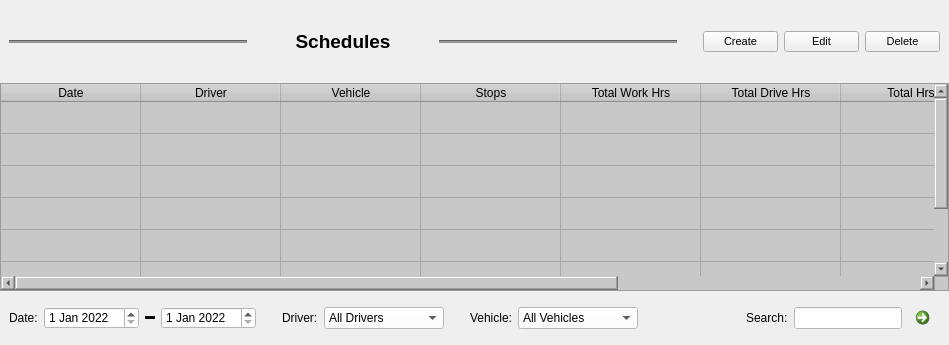
<?xml version="1.0" encoding="UTF-8"?>
<ui version="4.0">
 <class>SchedulesWidget</class>
 <widget class="QWidget" name="SchedulesWidget">
  <property name="geometry">
   <rect>
    <x>0</x>
    <y>0</y>
    <width>949</width>
    <height>345</height>
   </rect>
  </property>
  <property name="windowTitle">
   <string>SchedulesWidget</string>
  </property>
  <layout class="QVBoxLayout" name="schedulesWidgetLayout">
   <property name="spacing">
    <number>0</number>
   </property>
   <property name="leftMargin">
    <number>0</number>
   </property>
   <property name="topMargin">
    <number>0</number>
   </property>
   <property name="rightMargin">
    <number>0</number>
   </property>
   <property name="bottomMargin">
    <number>0</number>
   </property>
   <item>
    <widget class="QWidget" name="topPanel" native="true">
     <property name="minimumSize">
      <size>
       <width>0</width>
       <height>83</height>
      </size>
     </property>
     <layout class="QHBoxLayout" name="topPanelLayout">
      <item>
       <widget class="Line" name="lline">
        <property name="sizePolicy">
         <sizepolicy hsizetype="Minimum" vsizetype="Fixed">
          <horstretch>0</horstretch>
          <verstretch>0</verstretch>
         </sizepolicy>
        </property>
        <property name="styleSheet">
         <string notr="true">background-color: rgb(140, 140, 140);</string>
        </property>
        <property name="orientation">
         <enum>Qt::Horizontal</enum>
        </property>
       </widget>
      </item>
      <item>
       <widget class="QLabel" name="scheduleLabel">
        <property name="maximumSize">
         <size>
          <width>180</width>
          <height>16777215</height>
         </size>
        </property>
        <property name="font">
         <font>
          <family>Segoe UI</family>
          <pointsize>14</pointsize>
          <weight>75</weight>
          <bold>true</bold>
         </font>
        </property>
        <property name="styleSheet">
         <string notr="true">color:rgb(0, 0, 0);</string>
        </property>
        <property name="text">
         <string>Schedules</string>
        </property>
        <property name="alignment">
         <set>Qt::AlignCenter</set>
        </property>
       </widget>
      </item>
      <item>
       <widget class="Line" name="rline">
        <property name="sizePolicy">
         <sizepolicy hsizetype="Minimum" vsizetype="Fixed">
          <horstretch>0</horstretch>
          <verstretch>0</verstretch>
         </sizepolicy>
        </property>
        <property name="styleSheet">
         <string notr="true">background-color: rgb(140, 140, 140);</string>
        </property>
        <property name="frameShadow">
         <enum>QFrame::Sunken</enum>
        </property>
        <property name="orientation">
         <enum>Qt::Horizontal</enum>
        </property>
       </widget>
      </item>
      <item>
       <spacer name="hspacer1">
        <property name="orientation">
         <enum>Qt::Horizontal</enum>
        </property>
        <property name="sizeType">
         <enum>QSizePolicy::Fixed</enum>
        </property>
        <property name="sizeHint" stdset="0">
         <size>
          <width>20</width>
          <height>20</height>
         </size>
        </property>
       </spacer>
      </item>
      <item>
       <widget class="QPushButton" name="createButton">
        <property name="maximumSize">
         <size>
          <width>75</width>
          <height>16777215</height>
         </size>
        </property>
        <property name="font">
         <font>
          <family>Segoe UI</family>
          <pointsize>8</pointsize>
         </font>
        </property>
        <property name="toolTip">
         <string>Add a new schedule</string>
        </property>
        <property name="styleSheet">
         <string notr="true">color:rgb(0, 0, 0);</string>
        </property>
        <property name="text">
         <string>Create</string>
        </property>
        <property name="icon">
         <iconset>
          <normaloff>D:/jacbo/Downloads/create.png</normaloff>D:/jacbo/Downloads/create.png</iconset>
        </property>
       </widget>
      </item>
      <item>
       <widget class="QPushButton" name="editButton">
        <property name="maximumSize">
         <size>
          <width>75</width>
          <height>16777215</height>
         </size>
        </property>
        <property name="font">
         <font>
          <family>Segoe UI</family>
          <pointsize>8</pointsize>
         </font>
        </property>
        <property name="toolTip">
         <string>Edit selected row</string>
        </property>
        <property name="styleSheet">
         <string notr="true">color:rgb(0, 0, 0);</string>
        </property>
        <property name="text">
         <string>Edit</string>
        </property>
        <property name="icon">
         <iconset>
          <normaloff>D:/jacbo/Downloads/edit.png</normaloff>D:/jacbo/Downloads/edit.png</iconset>
        </property>
       </widget>
      </item>
      <item>
       <widget class="QPushButton" name="delButton">
        <property name="maximumSize">
         <size>
          <width>75</width>
          <height>16777215</height>
         </size>
        </property>
        <property name="font">
         <font>
          <family>Segoe UI</family>
          <pointsize>8</pointsize>
         </font>
        </property>
        <property name="toolTip">
         <string>Delete selected row</string>
        </property>
        <property name="styleSheet">
         <string notr="true">color:rgb(0, 0, 0);</string>
        </property>
        <property name="text">
         <string>Delete</string>
        </property>
        <property name="icon">
         <iconset>
          <normaloff>D:/jacbo/Downloads/delete.png</normaloff>D:/jacbo/Downloads/delete.png</iconset>
        </property>
       </widget>
      </item>
     </layout>
    </widget>
   </item>
   <item>
    <widget class="QTableWidget" name="schedulesTable">
     <property name="styleSheet">
      <string notr="true">background-color: rgb(200, 200, 200);</string>
     </property>
     <property name="editTriggers">
      <set>QAbstractItemView::NoEditTriggers</set>
     </property>
     <property name="selectionBehavior">
      <enum>QAbstractItemView::SelectRows</enum>
     </property>
     <property name="verticalScrollMode">
      <enum>QAbstractItemView::ScrollPerPixel</enum>
     </property>
     <property name="horizontalScrollMode">
      <enum>QAbstractItemView::ScrollPerPixel</enum>
     </property>
     <property name="sortingEnabled">
      <bool>true</bool>
     </property>
     <property name="cornerButtonEnabled">
      <bool>false</bool>
     </property>
     <attribute name="horizontalHeaderDefaultSectionSize">
      <number>140</number>
     </attribute>
     <attribute name="horizontalHeaderStretchLastSection">
      <bool>true</bool>
     </attribute>
     <attribute name="verticalHeaderVisible">
      <bool>false</bool>
     </attribute>
     <attribute name="verticalHeaderDefaultSectionSize">
      <number>32</number>
     </attribute>
     <row>
      <property name="text">
       <string>New Row</string>
      </property>
     </row>
     <row>
      <property name="text">
       <string>New Row</string>
      </property>
     </row>
     <row>
      <property name="text">
       <string>New Row</string>
      </property>
     </row>
     <row>
      <property name="text">
       <string>New Row</string>
      </property>
     </row>
     <row>
      <property name="text">
       <string>New Row</string>
      </property>
     </row>
     <row>
      <property name="text">
       <string>New Row</string>
      </property>
     </row>
     <row>
      <property name="text">
       <string>New Row</string>
      </property>
     </row>
     <row>
      <property name="text">
       <string>New Row</string>
      </property>
     </row>
     <column>
      <property name="text">
       <string>Date</string>
      </property>
     </column>
     <column>
      <property name="text">
       <string>Driver</string>
      </property>
     </column>
     <column>
      <property name="text">
       <string>Vehicle</string>
      </property>
     </column>
     <column>
      <property name="text">
       <string>Stops</string>
      </property>
     </column>
     <column>
      <property name="text">
       <string>Total Work Hrs</string>
      </property>
     </column>
     <column>
      <property name="text">
       <string>Total Drive Hrs</string>
      </property>
     </column>
     <column>
      <property name="text">
       <string>Total Hrs</string>
      </property>
     </column>
     <column>
      <property name="text">
       <string>Nursery Items</string>
      </property>
     </column>
     <column>
      <property name="text">
       <string>Invoice IDs</string>
      </property>
     </column>
     <column>
      <property name="text">
       <string>Notes</string>
      </property>
     </column>
    </widget>
   </item>
   <item>
    <widget class="QWidget" name="bottomPanel" native="true">
     <layout class="QHBoxLayout" name="bottomPanelLayout">
      <item alignment="Qt::AlignVCenter">
       <widget class="QLabel" name="dateLabel">
        <property name="font">
         <font>
          <family>Segoe UI</family>
         </font>
        </property>
        <property name="text">
         <string>Date:</string>
        </property>
       </widget>
      </item>
      <item>
       <widget class="QDateEdit" name="dateEdit1">
        <property name="font">
         <font>
          <family>Segoe UI</family>
         </font>
        </property>
        <property name="toolTip">
         <string>Search from</string>
        </property>
        <property name="styleSheet">
         <string notr="true">background-color: rgb(255, 255, 255);</string>
        </property>
        <property name="minimumDate">
         <date>
          <year>2022</year>
          <month>1</month>
          <day>1</day>
         </date>
        </property>
       </widget>
      </item>
      <item>
       <widget class="Line" name="dash">
        <property name="minimumSize">
         <size>
          <width>10</width>
          <height>0</height>
         </size>
        </property>
        <property name="styleSheet">
         <string notr="true">background-color: rgb(0, 0, 0);</string>
        </property>
        <property name="orientation">
         <enum>Qt::Horizontal</enum>
        </property>
       </widget>
      </item>
      <item>
       <widget class="QDateEdit" name="dateEdit2">
        <property name="font">
         <font>
          <family>Segoe UI</family>
         </font>
        </property>
        <property name="toolTip">
         <string>Search to</string>
        </property>
        <property name="styleSheet">
         <string notr="true">background-color: rgb(255, 255, 255);</string>
        </property>
        <property name="minimumDate">
         <date>
          <year>2022</year>
          <month>1</month>
          <day>1</day>
         </date>
        </property>
       </widget>
      </item>
      <item>
       <spacer name="hspacer2">
        <property name="orientation">
         <enum>Qt::Horizontal</enum>
        </property>
        <property name="sizeType">
         <enum>QSizePolicy::Fixed</enum>
        </property>
        <property name="sizeHint" stdset="0">
         <size>
          <width>20</width>
          <height>20</height>
         </size>
        </property>
       </spacer>
      </item>
      <item alignment="Qt::AlignVCenter">
       <widget class="QLabel" name="driverLabel">
        <property name="font">
         <font>
          <family>Segoe UI</family>
         </font>
        </property>
        <property name="text">
         <string>Driver:</string>
        </property>
       </widget>
      </item>
      <item>
       <widget class="QComboBox" name="driverSearch">
        <property name="minimumSize">
         <size>
          <width>120</width>
          <height>0</height>
         </size>
        </property>
        <property name="font">
         <font>
          <family>Segoe UI</family>
         </font>
        </property>
        <property name="toolTip">
         <string>Search by driver</string>
        </property>
        <property name="styleSheet">
         <string notr="true">background-color: rgb(255, 255, 255);</string>
        </property>
        <item>
         <property name="text">
          <string>All Drivers</string>
         </property>
        </item>
        <item>
         <property name="text">
          <string>Driver1</string>
         </property>
        </item>
        <item>
         <property name="text">
          <string>Driver2</string>
         </property>
        </item>
        <item>
         <property name="text">
          <string>Driver3</string>
         </property>
        </item>
       </widget>
      </item>
      <item>
       <spacer name="hspacer3">
        <property name="orientation">
         <enum>Qt::Horizontal</enum>
        </property>
        <property name="sizeType">
         <enum>QSizePolicy::Fixed</enum>
        </property>
        <property name="sizeHint" stdset="0">
         <size>
          <width>20</width>
          <height>20</height>
         </size>
        </property>
       </spacer>
      </item>
      <item alignment="Qt::AlignVCenter">
       <widget class="QLabel" name="vehicleLabel">
        <property name="font">
         <font>
          <family>Segoe UI</family>
         </font>
        </property>
        <property name="text">
         <string>Vehicle:</string>
        </property>
       </widget>
      </item>
      <item>
       <widget class="QComboBox" name="vehicleSearch">
        <property name="minimumSize">
         <size>
          <width>120</width>
          <height>0</height>
         </size>
        </property>
        <property name="font">
         <font>
          <family>Segoe UI</family>
         </font>
        </property>
        <property name="toolTip">
         <string>Search by vehicle</string>
        </property>
        <property name="styleSheet">
         <string notr="true">background-color: rgb(255, 255, 255);</string>
        </property>
        <item>
         <property name="text">
          <string>All Vehicles</string>
         </property>
        </item>
        <item>
         <property name="text">
          <string>Vehicle1</string>
         </property>
        </item>
        <item>
         <property name="text">
          <string>Vehicle2</string>
         </property>
        </item>
        <item>
         <property name="text">
          <string>Vehicle3</string>
         </property>
        </item>
       </widget>
      </item>
      <item>
       <spacer name="hspacer4">
        <property name="orientation">
         <enum>Qt::Horizontal</enum>
        </property>
        <property name="sizeHint" stdset="0">
         <size>
          <width>40</width>
          <height>20</height>
         </size>
        </property>
       </spacer>
      </item>
      <item alignment="Qt::AlignVCenter">
       <widget class="QLabel" name="searchLabel">
        <property name="font">
         <font>
          <family>Segoe UI</family>
         </font>
        </property>
        <property name="text">
         <string>Search:</string>
        </property>
       </widget>
      </item>
      <item>
       <widget class="QLineEdit" name="searchBox">
        <property name="font">
         <font>
          <family>Segoe UI</family>
          <italic>true</italic>
         </font>
        </property>
        <property name="toolTip">
         <string>Search invoice IDs</string>
        </property>
        <property name="styleSheet">
         <string notr="true">background-color: rgb(255, 255, 255);</string>
        </property>
       </widget>
      </item>
      <item alignment="Qt::AlignVCenter">
       <widget class="QCommandLinkButton" name="searchButton">
        <property name="maximumSize">
         <size>
          <width>32</width>
          <height>16777215</height>
         </size>
        </property>
        <property name="toolTip">
         <string>Go</string>
        </property>
        <property name="styleSheet">
         <string notr="true"/>
        </property>
       </widget>
      </item>
     </layout>
    </widget>
   </item>
  </layout>
 </widget>
 <resources/>
 <connections/>
</ui>
